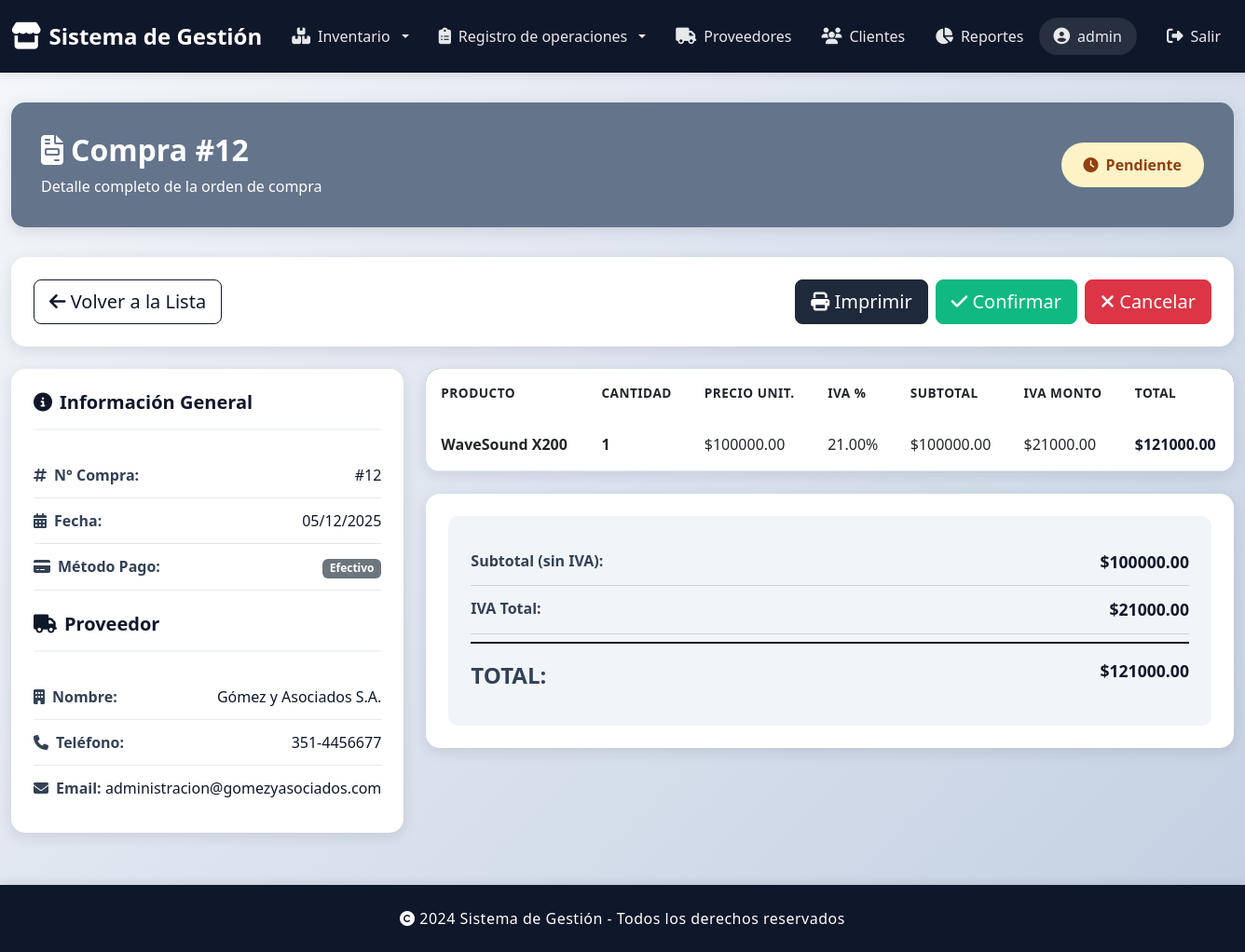
/compras/12/ (signed in), run on an earlier commit of the app's database.
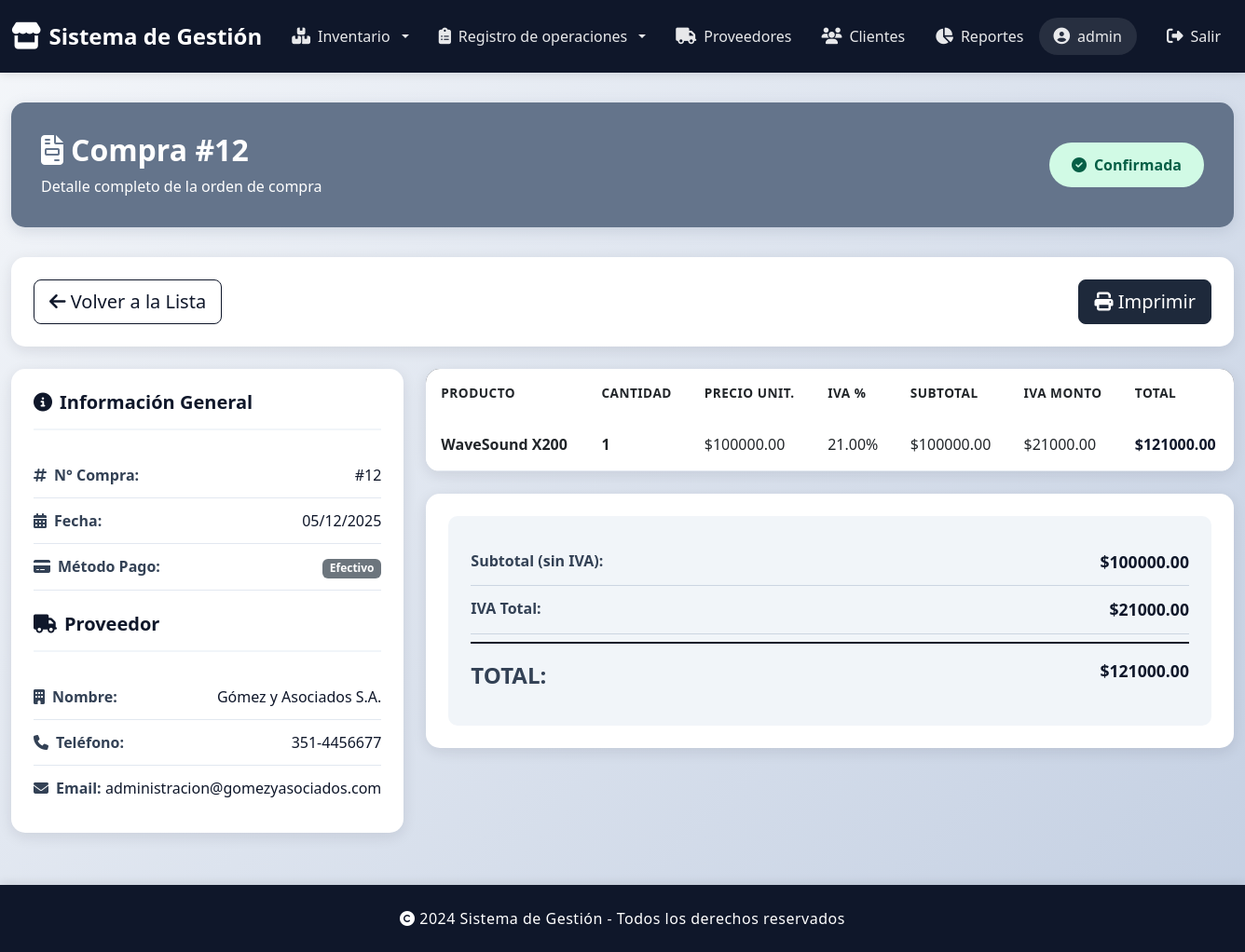
And on a later commit of the database.
### gestionCompras/views.py (the view)
# urls.py: path('<int:pk>/', views.compra_detalle, name='compra_detalle'),
@login_required
def compra_detalle(request, pk):
    compra = get_object_or_404(
        Compra.objects.select_related('proveedor')
        .prefetch_related('detalles__producto'),
        pk=pk
    )
    context = {
        'compra': compra,
    }
    return render(request, 'compras/compra_detalle.html', context)

### gestionCompras/models.py (called while the page is built)
    @property
    def subtotal(self):
        if not self.cantidad or not self.precio_unitario:
            return Decimal('0')
        return self.cantidad * self.precio_unitario

### gestionCompras/templates/compras/compra_detalle.html (shortened to what the changed rows need)
{% extends 'base.html' %}
{% block content %}
<div class="container-fluid detalle-container">
    <div class="page-header">
        <div class="d-flex justify-content-between align-items-center flex-wrap">
            <div>
                <h2>
                    <i class="fas fa-file-invoice"></i>
                    Compra #{{ compra.idCompra }}
                </h2>
            </div>
            <div class="d-flex align-items-center gap-3">
                <span class="badge-estado-grande
                    {% if compra.estado == 'PENDIENTE' %}badge-pendiente
                    {% elif compra.estado == 'CONFIRMADA' %}badge-confirmada
                    {% else %}badge-cancelada{% endif %}">
                    {% if compra.estado == 'PENDIENTE' %}
                        <i class="fas fa-clock"></i> Pendiente
                    {% elif compra.estado == 'CONFIRMADA' %}
                        <i class="fas fa-check-circle"></i> Confirmada
                    {% else %}
                        <i class="fas fa-times-circle"></i> Cancelada
                    {% endif %}
                </span>
            </div>
        </div>
    </div>
    <div class="acciones-card mb-4 no-print">
        <div class="d-flex justify-content-between flex-wrap gap-2">
            <div class="d-flex gap-2">
                <button onclick="window.print()" class="btn btn-slate-secondary btn-lg">
                    <i class="fas fa-print"></i> Imprimir
                </button>
                {% if compra.estado == 'PENDIENTE' %}
                <button type="button" class="btn btn-slate-success btn-lg"
                        data-bs-toggle="modal" data-bs-target="#modalConfirmar">
                    <i class="fas fa-check"></i> Confirmar
                </button>
                <button type="button" class="btn btn-danger btn-lg"
                        data-bs-toggle="modal" data-bs-target="#modalCancelar">
                    <i class="fas fa-times"></i> Cancelar
                </button>
                {% endif %}
            </div>
        </div>
    </div>
    <div class="row">
        <div class="col-lg-8">
            <div class="tabla-detalle mb-4">
                <table class="table">
                    <thead>
                        <tr>
                            <th>Producto</th>
                            <th>Cantidad</th>
                            <th>Precio Unit.</th>
                            <th>IVA %</th>
                            <th>Subtotal</th>
                            <th>IVA Monto</th>
                            <th>Total</th>
                        </tr>
                    </thead>
                </table>
            </div>
        </div>
    </div>
</div>
{% endblock %}

What changed in the data, as far as the page shows it:
changed Compra "Efectivo": estado "PENDIENTE" → "CONFIRMADA" (drawn)
Also different on the page:
text no longer shown: "Pendiente Confirmar Cancelar"
text now shown: "Confirmada"
